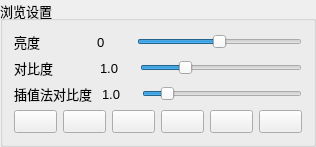
         <widget class="QGroupBox" name="groupBox">
          <property name="sizePolicy">
           <sizepolicy hsizetype="Preferred" vsizetype="Minimum">
            <horstretch>0</horstretch>
            <verstretch>0</verstretch>
           </sizepolicy>
          </property>
          <property name="font">
           <font>
            <pointsize>10</pointsize>
           </font>
          </property>
          <property name="contextMenuPolicy">
           <enum>Qt::CustomContextMenu</enum>
          </property>
          <property name="title">
           <string>浏览设置</string>
          </property>
          <layout class="QVBoxLayout" name="verticalLayout_4">
           <item>
            <layout class="QHBoxLayout" name="horizontalLayout_22">
             <property name="spacing">
              <number>10</number>
             </property>
             <item>
              <widget class="QLabel" name="label">
               <property name="sizePolicy">
                <sizepolicy hsizetype="Fixed" vsizetype="Fixed">
                 <horstretch>0</horstretch>
                 <verstretch>0</verstretch>
                </sizepolicy>
               </property>
               <property name="minimumSize">
                <size>
                 <width>40</width>
                 <height>0</height>
                </size>
               </property>
               <property name="text">
                <string>亮度             </string>
               </property>
              </widget>
             </item>
             <item alignment="Qt::AlignHCenter">
              <widget class="QLabel" name="label_3">
               <property name="sizePolicy">
                <sizepolicy hsizetype="Fixed" vsizetype="Preferred">
                 <horstretch>0</horstretch>
                 <verstretch>0</verstretch>
                </sizepolicy>
               </property>
               <property name="minimumSize">
                <size>
                 <width>30</width>
                 <height>0</height>
                </size>
               </property>
               <property name="text">
                <string>0</string>
               </property>
              </widget>
             </item>
             <item>
              <widget class="QSlider" name="horizontalSlider">
               <property name="sizePolicy">
                <sizepolicy hsizetype="Expanding" vsizetype="Fixed">
                 <horstretch>0</horstretch>
                 <verstretch>0</verstretch>
                </sizepolicy>
               </property>
               <property name="maximumSize">
                <size>
                 <width>180</width>
                 <height>16777215</height>
                </size>
               </property>
               <property name="minimum">
                <number>-200</number>
               </property>
               <property name="maximum">
                <number>200</number>
               </property>
               <property name="singleStep">
                <number>2</number>
               </property>
               <property name="value">
                <number>0</number>
               </property>
               <property name="sliderPosition">
                <number>0</number>
               </property>
               <property name="orientation">
                <enum>Qt::Horizontal</enum>
               </property>
               <property name="invertedControls">
                <bool>false</bool>
               </property>
              </widget>
             </item>
            </layout>
           </item>
           <item>
            <layout class="QHBoxLayout" name="horizontalLayout_33">
             <property name="spacing">
              <number>10</number>
             </property>
             <item>
              <widget class="QLabel" name="label_2">
               <property name="sizePolicy">
                <sizepolicy hsizetype="Fixed" vsizetype="Fixed">
                 <horstretch>0</horstretch>
                 <verstretch>0</verstretch>
                </sizepolicy>
               </property>
               <property name="minimumSize">
                <size>
                 <width>40</width>
                 <height>0</height>
                </size>
               </property>
               <property name="text">
                <string>对比度          </string>
               </property>
              </widget>
             </item>
             <item alignment="Qt::AlignHCenter">
              <widget class="QLabel" name="label_4">
               <property name="sizePolicy">
                <sizepolicy hsizetype="Fixed" vsizetype="Preferred">
                 <horstretch>0</horstretch>
                 <verstretch>0</verstretch>
                </sizepolicy>
               </property>
               <property name="minimumSize">
                <size>
                 <width>30</width>
                 <height>0</height>
                </size>
               </property>
               <property name="text">
                <string>1.0</string>
               </property>
              </widget>
             </item>
             <item>
              <widget class="QSlider" name="horizontalSlider_2">
               <property name="sizePolicy">
                <sizepolicy hsizetype="Expanding" vsizetype="Fixed">
                 <horstretch>0</horstretch>
                 <verstretch>0</verstretch>
                </sizepolicy>
               </property>
               <property name="maximumSize">
                <size>
                 <width>180</width>
                 <height>16777215</height>
                </size>
               </property>
               <property name="minimum">
                <number>30</number>
               </property>
               <property name="maximum">
                <number>300</number>
               </property>
               <property name="singleStep">
                <number>5</number>
               </property>
               <property name="pageStep">
                <number>20</number>
               </property>
               <property name="value">
                <number>100</number>
               </property>
               <property name="orientation">
                <enum>Qt::Horizontal</enum>
               </property>
              </widget>
             </item>
            </layout>
           </item>
           <item>
            <layout class="QHBoxLayout" name="horizontalLayout_44">
             <property name="spacing">
              <number>10</number>
             </property>
             <item>
              <widget class="QLabel" name="label_25">
               <property name="sizePolicy">
                <sizepolicy hsizetype="Fixed" vsizetype="Fixed">
                 <horstretch>0</horstretch>
                 <verstretch>0</verstretch>
                </sizepolicy>
               </property>
               <property name="minimumSize">
                <size>
                 <width>40</width>
                 <height>0</height>
                </size>
               </property>
               <property name="text">
                <string>插值法对比度</string>
               </property>
              </widget>
             </item>
             <item alignment="Qt::AlignHCenter">
              <widget class="QLabel" name="label_26">
               <property name="sizePolicy">
                <sizepolicy hsizetype="Fixed" vsizetype="Preferred">
                 <horstretch>0</horstretch>
                 <verstretch>0</verstretch>
                </sizepolicy>
               </property>
               <property name="minimumSize">
                <size>
                 <width>30</width>
                 <height>0</height>
                </size>
               </property>
               <property name="text">
                <string>1.0</string>
               </property>
              </widget>
             </item>
             <item>
              <widget class="QSlider" name="horizontalSlider_3">
               <property name="sizePolicy">
                <sizepolicy hsizetype="Expanding" vsizetype="Fixed">
                 <horstretch>0</horstretch>
                 <verstretch>0</verstretch>
                </sizepolicy>
               </property>
               <property name="maximumSize">
                <size>
                 <width>180</width>
                 <height>16777215</height>
                </size>
               </property>
               <property name="minimum">
                <number>0</number>
               </property>
               <property name="maximum">
                <number>800</number>
               </property>
               <property name="singleStep">
                <number>5</number>
               </property>
               <property name="pageStep">
                <number>20</number>
               </property>
               <property name="value">
                <number>100</number>
               </property>
               <property name="orientation">
                <enum>Qt::Horizontal</enum>
               </property>
              </widget>
             </item>
            </layout>
           </item>
           <item>
            <layout class="QHBoxLayout" name="horizontalLayout_55">
             <item>
              <widget class="QPushButton" name="pushButton_81">
               <property name="enabled">
                <bool>true</bool>
               </property>
               <property name="minimumSize">
                <size>
                 <width>0</width>
                 <height>0</height>
                </size>
               </property>
               <property name="font">
                <font>
                 <pointsize>10</pointsize>
                </font>
               </property>
               <property name="toolTip">
                <string>顺时针旋转90°</string>
               </property>
               <property name="text">
                <string/>
               </property>
               <property name="icon">
                <iconset>
                 <normaloff>images/icon_33.png</normaloff>images/icon_33.png</iconset>
               </property>
               <property name="iconSize">
                <size>
                 <width>16</width>
                 <height>16</height>
                </size>
               </property>
              </widget>
             </item>
             <item>
              <widget class="QPushButton" name="pushButton_82">
               <property name="enabled">
                <bool>true</bool>
               </property>
               <property name="minimumSize">
                <size>
                 <width>0</width>
                 <height>0</height>
                </size>
               </property>
               <property name="font">
                <font>
                 <pointsize>10</pointsize>
                </font>
               </property>
               <property name="toolTip">
                <string>水平翻转</string>
               </property>
               <property name="text">
                <string/>
               </property>
               <property name="icon">
                <iconset>
                 <normaloff>images/图片20.png</normaloff>images/图片20.png</iconset>
               </property>
               <property name="iconSize">
                <size>
                 <width>16</width>
                 <height>16</height>
                </size>
               </property>
              </widget>
             </item>
             <item>
              <widget class="QPushButton" name="pushButton_83">
               <property name="enabled">
                <bool>true</bool>
               </property>
               <property name="font">
                <font>
                 <pointsize>10</pointsize>
                </font>
               </property>
               <property name="toolTip">
                <string>垂直翻转</string>
               </property>
               <property name="text">
                <string/>
               </property>
               <property name="icon">
                <iconset>
                 <normaloff>images/图片21.png</normaloff>images/图片21.png</iconset>
               </property>
               <property name="iconSize">
                <size>
                 <width>16</width>
                 <height>16</height>
                </size>
               </property>
              </widget>
             </item>
             <item>
              <widget class="QPushButton" name="pushButton_84">
               <property name="enabled">
                <bool>true</bool>
               </property>
               <property name="minimumSize">
                <size>
                 <width>0</width>
                 <height>0</height>
                </size>
               </property>
               <property name="font">
                <font>
                 <pointsize>10</pointsize>
                </font>
               </property>
               <property name="toolTip">
                <string>上一张图片,快捷键A</string>
               </property>
               <property name="text">
                <string/>
               </property>
               <property name="icon">
                <iconset>
                 <normaloff>images/icon_50 - 副本.png</normaloff>images/icon_50 - 副本.png</iconset>
               </property>
               <property name="iconSize">
                <size>
                 <width>16</width>
                 <height>16</height>
                </size>
               </property>
              </widget>
             </item>
             <item>
              <widget class="QPushButton" name="pushButton_85">
               <property name="enabled">
                <bool>true</bool>
               </property>
               <property name="font">
                <font>
                 <pointsize>10</pointsize>
                </font>
               </property>
               <property name="toolTip">
                <string>下一张图片，快捷键D</string>
               </property>
               <property name="text">
                <string/>
               </property>
               <property name="icon">
                <iconset>
                 <normaloff>images/icon_50.png</normaloff>images/icon_50.png</iconset>
               </property>
               <property name="iconSize">
                <size>
                 <width>16</width>
                 <height>16</height>
                </size>
               </property>
              </widget>
             </item>
             <item>
              <widget class="QPushButton" name="pushButton_86">
               <property name="enabled">
                <bool>true</bool>
               </property>
               <property name="font">
                <font>
                 <pointsize>10</pointsize>
                </font>
               </property>
               <property name="tabletTracking">
                <bool>false</bool>
               </property>
               <property name="focusPolicy">
                <enum>Qt::NoFocus</enum>
               </property>
               <property name="toolTip">
                <string>删除当前图片</string>
               </property>
               <property name="text">
                <string/>
               </property>
               <property name="icon">
                <iconset>
                 <normaloff>images/icon_43.png</normaloff>images/icon_43.png</iconset>
               </property>
               <property name="iconSize">
                <size>
                 <width>16</width>
                 <height>16</height>
                </size>
               </property>
              </widget>
             </item>
            </layout>
           </item>
          </layout>
         </widget>
